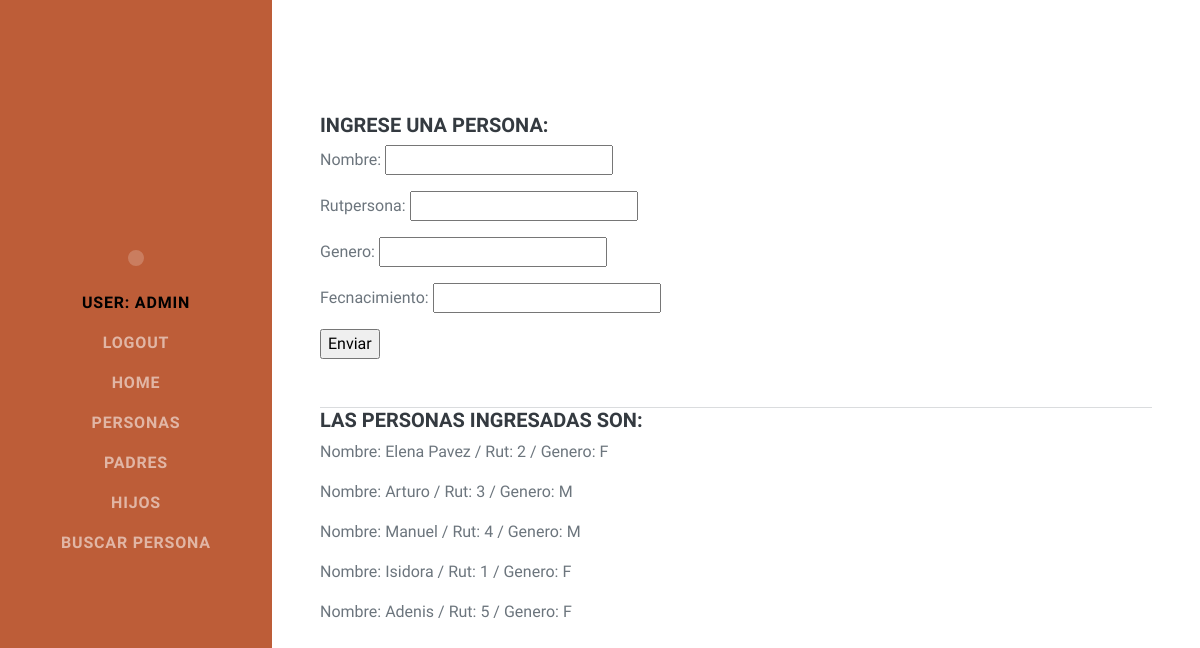
/AppFami/personas (signed in), run on the app's committed database.
### AppFami/models.py (models this page shows, shortened)
class Persona(models.Model):
    nombre = models.CharField(max_length=40)
    rutpersona = models.IntegerField(unique='true')
    genero = models.CharField(max_length=40)
    fecnacimiento = models.CharField(max_length=40)

### AppFami/views.py (the view)
# urls.py: path('personas',personas, name = 'AppFamiPersonas'),
def personas(request):
    if request.method == 'POST':
        my_form = PersonaForm(request.POST)
        if my_form.is_valid():
            data = my_form.cleaned_data
            persona_date = Persona(nombre=data.get('nombre'),rutpersona=data.get('rutpersona'),genero=data.get('genero'),fecnacimiento=data.get('fecnacimiento'))
            persona_date.save()
    personas = Persona.objects.all()
    contexto = {
        'personas': personas,
        'my_form': PersonaForm
    }
    return render(request, 'AppFami/personas.html', contexto)

### templates/AppFami/personas.html (shortened to what this page needs)
{% extends 'AppFami/index.html' %}
{% block body %}
    <div class="d-flex flex-column flex-md-row justify-content-between mb-5">
        <div class="flex-grow-1">
            <h5>Ingrese una persona: </h5>
            <form acction="" method="POST">
                    {{my_form.as_p}}
                    <input type="submit" value="Enviar">
            </form>
        </div>
    </div>
    <hr class="m-0" />
    <div class="d-flex flex-column flex-md-row justify-content-between mb-5">
        <div class="flex-grow-1">
            <h5>Las Personas ingresadas son: </h5>
            {% for per in personas %}
                <p>Nombre: {{per.nombre}} / Rut: {{per.rutpersona}} / Genero: {{per.genero}}</p>
            {% endfor %}
        </div>
    </div>
{% endblock %}

### templates/AppFami/index.html (shortened to what this page needs)
<!DOCTYPE html>
<html lang="en">
    <head>
        {% load static %}
        <link href="{% static 'AppFami/css/styles.css' %}" rel="stylesheet" />
    </head>
    <body id="page-top">
        <nav class="navbar navbar-expand-lg navbar-dark bg-primary fixed-top" id="sideNav">
            <a class="navbar-brand js-scroll-trigger" href="#page-top">
                {% if user.is_authenticated %}
                    <span class="d-none d-lg-block"><img class="img-fluid img-profile rounded-circle mx-auto mb-2" src="{{ user.avatar.imagen.url }}" alt="" /></span>
                {% else %}
                    <span class="d-none d-lg-block"><img class="img-fluid img-profile rounded-circle mx-auto mb-2" src="{% static 'AppFami/assets/img/profile.jpg' %}" alt="..." /></span>
                {% endif %}
            </a>
            <div class="collapse navbar-collapse" id="navbarResponsive">
                <ul class="navbar-nav">
                    {% if user.is_authenticated %}
                        <li class="nav-item"><a class="nav-link js-scroll-trigger" id="usuario">User: {{ user.get_username }}</a> <a class="nav-link js-scroll-trigger" href="{% url 'UserFamiLogout' %}">Logout</a></li>
                    {% else %}
                        <li class="nav-item"><a class="nav-link js-scroll-trigger" href="{% url 'UserFamiLogin' %}">Login</a></li>
                    {% endif %}
                    <li class="nav-item"><a class="nav-link js-scroll-trigger" href="{% url 'AppFamiInicio' %}">Home</a></li>
                    <li class="nav-item"><a class="nav-link js-scroll-trigger" href="{% url 'AppFamiPersonaLeer' %}">Personas</a></li>
                    <li class="nav-item"><a class="nav-link js-scroll-trigger" href="{% url 'AppFamiPadres' %}">Padres</a></li>
                    <li class="nav-item"><a class="nav-link js-scroll-trigger" href="{% url 'AppFamiHijos' %}">Hijos</a></li>
                    <li class="nav-item"><a class="nav-link js-scroll-trigger" href="{% url 'AppFamiBuscarPersona' %}">Buscar Persona</a></li>
                </ul>
            </div>
        </nav>
        <div class="container-fluid p-0">
            <section class="resume-section" id="">
                <div class="resume-section-content">
                    {% block body %}{% endblock %}
                </div>
            </section>
        </div>
    </body>
</html>

### data on the page
Persona: nombre "Elena Pavez", rutpersona "2", genero "F"
Persona: nombre "Arturo", rutpersona "3", genero "M"
Persona: nombre "Manuel", rutpersona "4", genero "M"
Persona: nombre "Isidora", rutpersona "1", genero "F"
Persona: nombre "Adenis", rutpersona "5", genero "F"

### other printed values
{{ user.get_username }} "ADMIN"
